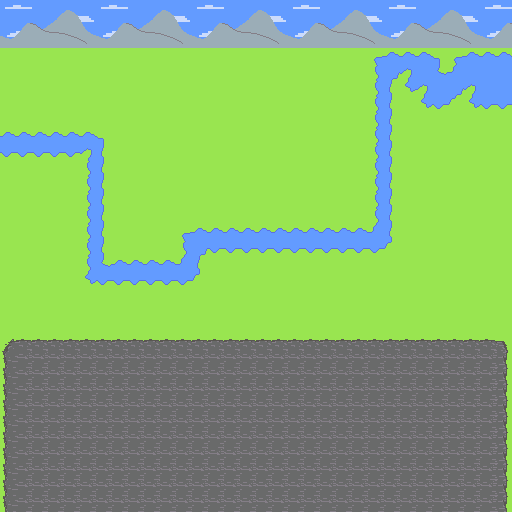

The image is a tile-based game level rendered from a .tmx file. Its description and complete source (layers, tilesets, objects, tile grids) follow:
An orthogonal 32x32 tile map with 16x16 px tiles, 1 tile layer (Tile Layer 1) and 7 objects (4x wall, player, character1, character2).

<map version="2017.05.16" orientation="orthogonal" renderorder="right-down" width="32" height="32" tilewidth="16" tileheight="16" nextobjectid="9">
 <tileset firstgid="1" name="mountaintiles" tilewidth="16" tileheight="16" tilecount="72" columns="9">
  <image source="../textures/mountaintiles.png" width="144" height="128" />
 </tileset>
 <layer name="Tile Layer 1" width="32" height="32">
  <data encoding="csv">
49,50,51,52,53,54,49,50,51,52,53,54,49,50,51,52,53,54,49,50,51,52,53,54,49,50,51,52,53,54,49,50,
58,59,60,61,62,63,58,59,60,61,62,63,58,59,60,61,62,63,58,59,60,61,62,63,58,59,60,61,62,63,58,59,
67,68,69,70,71,72,67,68,69,70,71,72,67,68,69,70,71,72,67,68,69,70,71,72,67,68,69,70,71,72,67,68,
22,22,22,22,22,22,22,22,22,22,22,22,22,22,22,22,22,22,22,22,22,22,22,28,29,29,29,30,28,29,29,29,
22,22,22,22,22,22,22,22,22,22,22,22,22,22,22,22,22,22,22,22,22,22,22,37,41,40,38,32,31,38,38,38,
22,22,22,22,22,22,22,22,22,22,22,22,22,22,22,22,22,22,22,22,22,22,22,37,39,46,40,38,41,40,38,38,
22,22,22,22,22,22,22,22,22,22,22,22,22,22,22,22,22,22,22,22,22,22,22,37,39,22,46,47,48,46,47,47,
22,22,22,22,22,22,22,22,22,22,22,22,22,22,22,22,22,22,22,22,22,22,22,37,39,22,22,22,22,22,22,22,
29,29,29,29,29,29,30,22,22,22,22,22,22,22,22,22,22,22,22,22,22,22,22,37,39,22,22,22,22,22,22,22,
47,47,47,47,47,40,39,22,22,22,22,22,22,22,22,22,22,22,22,22,22,22,22,37,39,22,22,22,22,22,22,22,
22,22,22,22,22,37,39,22,22,22,22,22,22,22,22,22,22,22,22,22,22,22,22,37,39,22,22,22,22,22,22,22,
22,22,22,22,22,37,39,22,22,22,22,22,22,22,22,22,22,22,22,22,22,22,22,37,39,22,22,22,22,22,22,22,
22,22,22,22,22,37,39,22,22,22,22,22,22,22,22,22,22,22,22,22,22,22,22,37,39,22,22,22,22,22,22,22,
22,22,22,22,22,37,39,22,22,22,22,22,22,22,22,22,22,22,22,22,22,22,22,37,39,22,22,22,22,22,22,22,
22,22,22,22,22,37,39,22,22,22,22,28,29,29,29,29,29,29,29,29,29,29,29,31,39,22,22,22,22,22,22,22,
22,22,22,22,22,37,39,22,22,22,22,37,41,47,47,47,47,47,47,47,47,47,47,47,48,22,22,22,22,22,22,22,
22,22,22,22,22,37,32,29,29,29,29,31,39,22,22,22,22,22,22,22,22,22,22,22,22,22,22,22,22,22,22,22,
22,22,22,22,22,46,47,47,47,47,47,47,48,22,22,22,22,22,22,22,22,22,22,22,22,22,22,22,22,22,22,22,
22,22,22,22,22,22,22,22,22,22,22,22,22,22,22,22,22,22,22,22,22,22,22,22,22,22,22,22,22,22,22,22,
22,22,22,22,22,22,22,22,22,22,22,22,22,22,22,22,22,22,22,22,22,22,22,22,22,22,22,22,22,22,22,22,
22,22,22,22,22,22,22,22,22,22,22,22,22,22,22,22,22,22,22,22,22,22,22,22,22,22,22,22,22,22,22,22,
1,2,2,2,2,2,2,2,2,2,2,2,2,2,2,2,2,2,2,2,2,2,2,2,2,2,2,2,2,2,2,3,
10,11,11,11,11,11,11,11,11,11,11,11,11,11,11,11,11,11,11,11,11,11,11,11,11,11,11,11,11,11,11,12,
10,11,11,11,11,11,11,11,11,11,11,11,11,11,11,11,11,11,11,11,11,11,11,11,11,11,11,11,11,11,11,12,
10,11,11,11,11,11,11,11,11,11,11,11,11,11,11,11,11,11,11,11,11,11,11,11,11,11,11,11,11,11,11,12,
10,11,11,11,11,11,11,11,11,11,11,11,11,11,11,11,11,11,11,11,11,11,11,11,11,11,11,11,11,11,11,12,
10,11,11,11,11,11,11,11,11,11,11,11,11,11,11,11,11,11,11,11,11,11,11,11,11,11,11,11,11,11,11,12,
10,11,11,11,11,11,11,11,11,11,11,11,11,11,11,11,11,11,11,11,11,11,11,11,11,11,11,11,11,11,11,12,
10,11,11,11,11,11,11,11,11,11,11,11,11,11,11,11,11,11,11,11,11,11,11,11,11,11,11,11,11,11,11,12,
10,11,11,11,11,11,11,11,11,11,11,11,11,11,11,11,11,11,11,11,11,11,11,11,11,11,11,11,11,11,11,12,
10,11,11,11,11,11,11,11,11,11,11,11,11,11,11,11,11,11,11,11,11,11,11,11,11,11,11,11,11,11,11,12,
10,11,11,11,11,11,11,11,11,11,11,11,11,11,11,11,11,11,11,11,11,11,11,11,11,11,11,11,11,11,11,12
</data>
 </layer>
 <objectgroup name="Object Layer 1">
  <object id="2" type="wall" x="0" y="320" width="512" height="16" />
  <object id="3" type="wall" x="0" y="336" width="16" height="176" />
  <object id="4" type="wall" x="496" y="336" width="16" height="176" />
  <object id="5" type="wall" x="16" y="496" width="480" height="16" />
  <object id="6" type="player" x="240" y="448" width="16" height="32" />
  <object id="7" type="character1" x="64" y="368" width="16" height="32" />
  <object id="8" type="character2" x="112" y="368" width="16" height="32" />
 </objectgroup>
</map>